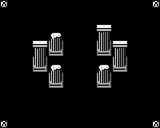

Tiled map render using the project's own tile images. Description and the whole map definition, tile-layer contents included, below:
An orthogonal 20x16 tile map with 8x8 px tiles, 3 tile layers (Background, Collision, Overlap).

<map version="1.0" orientation="orthogonal" renderorder="right-down" width="20" height="16" tilewidth="8" tileheight="8" nextobjectid="1">
 <tileset firstgid="1" name="char_sheet" tilewidth="8" tileheight="8" tilecount="1024" columns="32">
  <image source="../../char_sheet.png" width="256" height="256" />
 </tileset>
 <layer name="Background" width="20" height="16">
  <data encoding="csv">
63,0,0,0,0,0,0,0,0,0,0,0,0,0,0,0,0,0,0,63,
0,0,0,0,0,0,0,0,0,0,0,0,0,0,0,0,0,0,0,0,
0,0,0,0,0,0,0,0,0,0,0,0,0,0,0,0,0,0,0,0,
0,0,0,0,0,0,0,0,0,0,0,0,0,0,0,0,0,0,0,0,
0,0,0,0,0,0,0,0,0,0,0,0,0,0,0,0,0,0,0,0,
0,0,0,0,0,0,0,0,0,0,0,0,0,0,0,0,0,0,0,0,
0,0,0,0,0,0,0,0,0,0,0,0,0,0,0,0,0,0,0,0,
0,0,0,0,0,0,0,0,0,0,0,0,0,0,0,0,0,0,0,0,
0,0,0,0,0,0,0,0,0,0,0,0,0,0,0,0,0,0,0,0,
0,0,0,0,0,0,0,0,0,0,0,0,0,0,0,0,0,0,0,0,
0,0,0,0,0,0,0,0,0,0,0,0,0,0,0,0,0,0,0,0,
0,0,0,0,0,0,0,0,0,0,0,0,0,0,0,0,0,0,0,0,
0,0,0,0,0,0,0,0,0,0,0,0,0,0,0,0,0,0,0,0,
0,0,0,0,0,0,0,0,0,0,0,0,0,0,0,0,0,0,0,0,
0,0,0,0,0,0,0,0,0,0,0,0,0,0,0,0,0,0,0,0,
63,0,0,0,0,0,0,0,0,0,0,0,0,0,0,0,0,0,0,63
</data>
 </layer>
 <layer name="Collision" width="20" height="16">
  <data encoding="csv">
0,0,0,0,0,0,0,0,0,0,0,0,0,0,0,0,0,0,0,0,
0,0,0,0,0,0,0,0,0,0,0,0,0,0,0,0,0,0,0,0,
0,0,0,0,0,0,0,0,0,0,0,0,0,0,0,0,0,0,0,0,
0,0,0,0,0,0,0,0,0,0,0,0,0,0,0,0,0,0,0,0,
0,0,0,0,0,0,0,0,0,0,0,0,0,0,0,0,0,0,0,0,
0,0,0,0,0,0,528,529,0,0,0,0,528,529,0,0,0,0,0,0,
0,0,0,0,0,0,560,561,0,0,0,0,560,561,0,0,0,0,0,0,
0,0,0,0,528,529,0,0,0,0,0,0,0,0,528,529,0,0,0,0,
0,0,0,0,560,561,0,0,0,0,0,0,0,0,560,561,0,0,0,0,
0,0,0,0,0,0,528,529,0,0,0,0,528,529,0,0,0,0,0,0,
0,0,0,0,0,0,560,561,0,0,0,0,560,561,0,0,0,0,0,0,
0,0,0,0,0,0,0,0,0,0,0,0,0,0,0,0,0,0,0,0,
0,0,0,0,0,0,0,0,0,0,0,0,0,0,0,0,0,0,0,0,
0,0,0,0,0,0,0,0,0,0,0,0,0,0,0,0,0,0,0,0,
0,0,0,0,0,0,0,0,0,0,0,0,0,0,0,0,0,0,0,0,
0,0,0,0,0,0,0,0,0,0,0,0,0,0,0,0,0,0,0,0
</data>
 </layer>
 <layer name="Overlap" width="20" height="16">
  <data encoding="csv">
0,0,0,0,0,0,0,0,0,0,0,0,0,0,0,0,0,0,0,0,
0,0,0,0,0,0,0,0,0,0,0,0,0,0,0,0,0,0,0,0,
0,0,0,0,0,0,0,0,0,0,0,0,0,0,0,0,0,0,0,0,
0,0,0,0,0,0,0,0,0,0,0,0,432,433,0,0,0,0,0,0,
0,0,0,0,0,0,464,465,0,0,0,0,496,497,0,0,0,0,0,0,
0,0,0,0,432,433,0,0,0,0,0,0,0,0,432,433,0,0,0,0,
0,0,0,0,496,497,0,0,0,0,0,0,0,0,496,497,0,0,0,0,
0,0,0,0,0,0,0,0,0,0,0,0,0,0,0,0,0,0,0,0,
0,0,0,0,0,0,464,465,0,0,0,0,464,465,0,0,0,0,0,0,
0,0,0,0,0,0,0,0,0,0,0,0,0,0,0,0,0,0,0,0,
0,0,0,0,0,0,0,0,0,0,0,0,0,0,0,0,0,0,0,0,
0,0,0,0,0,0,0,0,0,0,0,0,0,0,0,0,0,0,0,0,
0,0,0,0,0,0,0,0,0,0,0,0,0,0,0,0,0,0,0,0,
0,0,0,0,0,0,0,0,0,0,0,0,0,0,0,0,0,0,0,0,
0,0,0,0,0,0,0,0,0,0,0,0,0,0,0,0,0,0,0,0,
0,0,0,0,0,0,0,0,0,0,0,0,0,0,0,0,0,0,0,0
</data>
 </layer>
</map>
